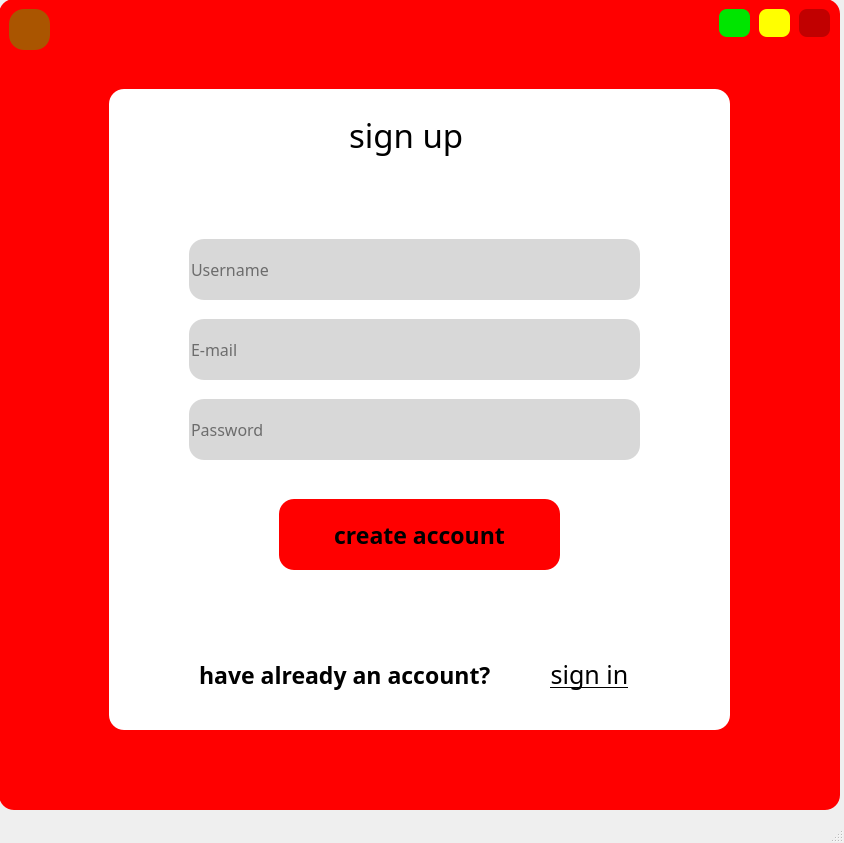
<?xml version="1.0" encoding="UTF-8"?>
<ui version="4.0">
 <class>signup</class>
 <widget class="QMainWindow" name="signup">
  <property name="geometry">
   <rect>
    <x>0</x>
    <y>0</y>
    <width>844</width>
    <height>843</height>
   </rect>
  </property>
  <property name="windowTitle">
   <string>MainWindow</string>
  </property>
  <widget class="QWidget" name="centralwidget">
   <widget class="QFrame" name="frame">
    <property name="geometry">
     <rect>
      <x>-1</x>
      <y>-1</y>
      <width>841</width>
      <height>811</height>
     </rect>
    </property>
    <property name="styleSheet">
     <string notr="true">background-color: rgb(255, 0, 0);
border-radius:15px;</string>
    </property>
    <property name="frameShape">
     <enum>QFrame::StyledPanel</enum>
    </property>
    <property name="frameShadow">
     <enum>QFrame::Raised</enum>
    </property>
    <widget class="QFrame" name="frame_2">
     <property name="geometry">
      <rect>
       <x>110</x>
       <y>90</y>
       <width>621</width>
       <height>641</height>
      </rect>
     </property>
     <property name="styleSheet">
      <string notr="true">background-color: rgb(255, 255, 255);
border-radius:15px;</string>
     </property>
     <property name="frameShape">
      <enum>QFrame::StyledPanel</enum>
     </property>
     <property name="frameShadow">
      <enum>QFrame::Raised</enum>
     </property>
     <widget class="QLineEdit" name="lineEdit">
      <property name="geometry">
       <rect>
        <x>80</x>
        <y>150</y>
        <width>451</width>
        <height>61</height>
       </rect>
      </property>
      <property name="font">
       <font>
        <family>Segoe UI Semilight</family>
        <pointsize>12</pointsize>
       </font>
      </property>
      <property name="toolTip">
       <string>fill out this field</string>
      </property>
      <property name="styleSheet">
       <string notr="true">background-color: #d8d8d8;
</string>
      </property>
      <property name="placeholderText">
       <string>Username</string>
      </property>
     </widget>
     <widget class="QLineEdit" name="lineEdit_2">
      <property name="geometry">
       <rect>
        <x>80</x>
        <y>230</y>
        <width>451</width>
        <height>61</height>
       </rect>
      </property>
      <property name="font">
       <font>
        <family>Segoe UI Semilight</family>
        <pointsize>12</pointsize>
       </font>
      </property>
      <property name="toolTip">
       <string>fill out this field</string>
      </property>
      <property name="styleSheet">
       <string notr="true">background-color: rgb(216, 216, 216);</string>
      </property>
      <property name="placeholderText">
       <string>E-mail</string>
      </property>
     </widget>
     <widget class="QLineEdit" name="lineEdit_3">
      <property name="geometry">
       <rect>
        <x>80</x>
        <y>310</y>
        <width>451</width>
        <height>61</height>
       </rect>
      </property>
      <property name="font">
       <font>
        <family>Segoe UI Semilight</family>
        <pointsize>12</pointsize>
       </font>
      </property>
      <property name="toolTip">
       <string>fill out this field</string>
      </property>
      <property name="styleSheet">
       <string notr="true">background-color:#d8d8d8;</string>
      </property>
      <property name="echoMode">
       <enum>QLineEdit::Password</enum>
      </property>
      <property name="placeholderText">
       <string>Password</string>
      </property>
     </widget>
     <widget class="QLabel" name="label">
      <property name="geometry">
       <rect>
        <x>240</x>
        <y>0</y>
        <width>151</width>
        <height>91</height>
       </rect>
      </property>
      <property name="font">
       <font>
        <family>Segoe UI Semibold</family>
        <pointsize>25</pointsize>
       </font>
      </property>
      <property name="styleSheet">
       <string notr="true">color: rgb(0, 0, 0);</string>
      </property>
      <property name="text">
       <string>sign up</string>
      </property>
     </widget>
     <widget class="QPushButton" name="pushButton">
      <property name="geometry">
       <rect>
        <x>170</x>
        <y>410</y>
        <width>281</width>
        <height>71</height>
       </rect>
      </property>
      <property name="font">
       <font>
        <family>Segoe UI Semilight</family>
        <pointsize>17</pointsize>
        <weight>75</weight>
        <bold>true</bold>
       </font>
      </property>
      <property name="cursor">
       <cursorShape>PointingHandCursor</cursorShape>
      </property>
      <property name="styleSheet">
       <string notr="true">background-color:rgb(255, 0, 0);</string>
      </property>
      <property name="text">
       <string>create account</string>
      </property>
      <property name="shortcut">
       <string>Return</string>
      </property>
     </widget>
     <widget class="QLabel" name="label_2">
      <property name="geometry">
       <rect>
        <x>90</x>
        <y>550</y>
        <width>321</width>
        <height>71</height>
       </rect>
      </property>
      <property name="font">
       <font>
        <family>Segoe UI Semibold</family>
        <pointsize>17</pointsize>
        <weight>75</weight>
        <bold>true</bold>
       </font>
      </property>
      <property name="text">
       <string>have already an account?</string>
      </property>
     </widget>
     <widget class="QPushButton" name="pushButton_2">
      <property name="geometry">
       <rect>
        <x>430</x>
        <y>560</y>
        <width>101</width>
        <height>51</height>
       </rect>
      </property>
      <property name="font">
       <font>
        <family>Segoe UI Semibold</family>
        <pointsize>19</pointsize>
        <underline>true</underline>
       </font>
      </property>
      <property name="cursor">
       <cursorShape>PointingHandCursor</cursorShape>
      </property>
      <property name="text">
       <string>sign in</string>
      </property>
     </widget>
    </widget>
    <widget class="QPushButton" name="close">
     <property name="geometry">
      <rect>
       <x>800</x>
       <y>10</y>
       <width>31</width>
       <height>28</height>
      </rect>
     </property>
     <property name="cursor">
      <cursorShape>PointingHandCursor</cursorShape>
     </property>
     <property name="toolTip">
      <string>close</string>
     </property>
     <property name="styleSheet">
      <string notr="true">background-color: rgb(193, 0, 0);
border-radius:8px;
</string>
     </property>
     <property name="text">
      <string/>
     </property>
    </widget>
    <widget class="QPushButton" name="back">
     <property name="geometry">
      <rect>
       <x>10</x>
       <y>10</y>
       <width>41</width>
       <height>41</height>
      </rect>
     </property>
     <property name="cursor">
      <cursorShape>PointingHandCursor</cursorShape>
     </property>
     <property name="toolTip">
      <string>Click to go back</string>
     </property>
     <property name="styleSheet">
      <string notr="true">background-color:rgb(170, 85, 0);</string>
     </property>
     <property name="text">
      <string/>
     </property>
     <property name="icon">
      <iconset>
       <normaloff>../Pictures/icons8-return-100.png</normaloff>../Pictures/icons8-return-100.png</iconset>
     </property>
     <property name="iconSize">
      <size>
       <width>27</width>
       <height>50</height>
      </size>
     </property>
    </widget>
    <widget class="QPushButton" name="min">
     <property name="geometry">
      <rect>
       <x>720</x>
       <y>10</y>
       <width>31</width>
       <height>28</height>
      </rect>
     </property>
     <property name="cursor">
      <cursorShape>PointingHandCursor</cursorShape>
     </property>
     <property name="toolTip">
      <string>minimize</string>
     </property>
     <property name="styleSheet">
      <string notr="true">background-color: rgb(0, 229, 0);
border-radius:8px;</string>
     </property>
     <property name="text">
      <string/>
     </property>
     <property name="icon">
      <iconset>
       <normaloff>../YOUTUBE_DOWNLOADER/Pictures/icons8-subtract-90.png</normaloff>../YOUTUBE_DOWNLOADER/Pictures/icons8-subtract-90.png</iconset>
     </property>
    </widget>
    <widget class="QPushButton" name="max">
     <property name="geometry">
      <rect>
       <x>760</x>
       <y>10</y>
       <width>31</width>
       <height>28</height>
      </rect>
     </property>
     <property name="cursor">
      <cursorShape>PointingHandCursor</cursorShape>
     </property>
     <property name="toolTip">
      <string>normal</string>
     </property>
     <property name="styleSheet">
      <string notr="true">background-color: rgb(255, 255, 0);
border-radius:8px;</string>
     </property>
     <property name="text">
      <string/>
     </property>
     <property name="icon">
      <iconset>
       <normaloff>../YOUTUBE_DOWNLOADER/Pictures/icons8-subtract-90.png</normaloff>../YOUTUBE_DOWNLOADER/Pictures/icons8-subtract-90.png</iconset>
     </property>
    </widget>
   </widget>
  </widget>
  <widget class="QStatusBar" name="statusbar"/>
 </widget>
 <resources/>
 <connections>
  <connection>
   <sender>close</sender>
   <signal>clicked()</signal>
   <receiver>signup</receiver>
   <slot>close()</slot>
   <hints>
    <hint type="sourcelabel">
     <x>1094</x>
     <y>22</y>
    </hint>
    <hint type="destinationlabel">
     <x>560</x>
     <y>431</y>
    </hint>
   </hints>
  </connection>
  <connection>
   <sender>min</sender>
   <signal>clicked()</signal>
   <receiver>signup</receiver>
   <slot>showMinimized()</slot>
   <hints>
    <hint type="sourcelabel">
     <x>734</x>
     <y>22</y>
    </hint>
    <hint type="destinationlabel">
     <x>421</x>
     <y>421</y>
    </hint>
   </hints>
  </connection>
  <connection>
   <sender>max</sender>
   <signal>clicked()</signal>
   <receiver>signup</receiver>
   <slot>showNormal()</slot>
   <hints>
    <hint type="sourcelabel">
     <x>774</x>
     <y>22</y>
    </hint>
    <hint type="destinationlabel">
     <x>421</x>
     <y>421</y>
    </hint>
   </hints>
  </connection>
 </connections>
</ui>
